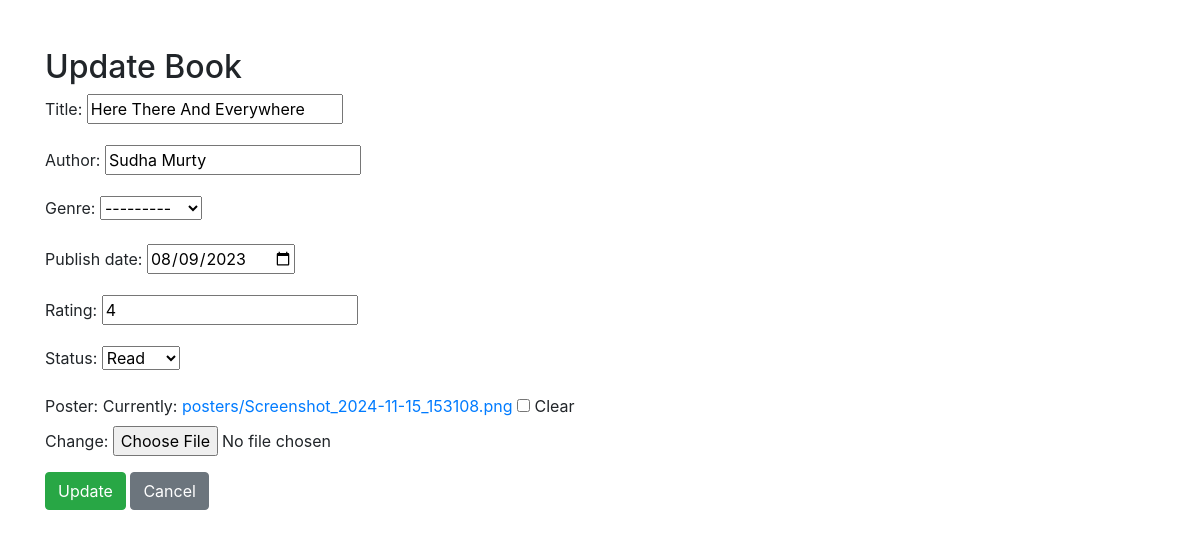
Before: /edit/8/ with the older database file.
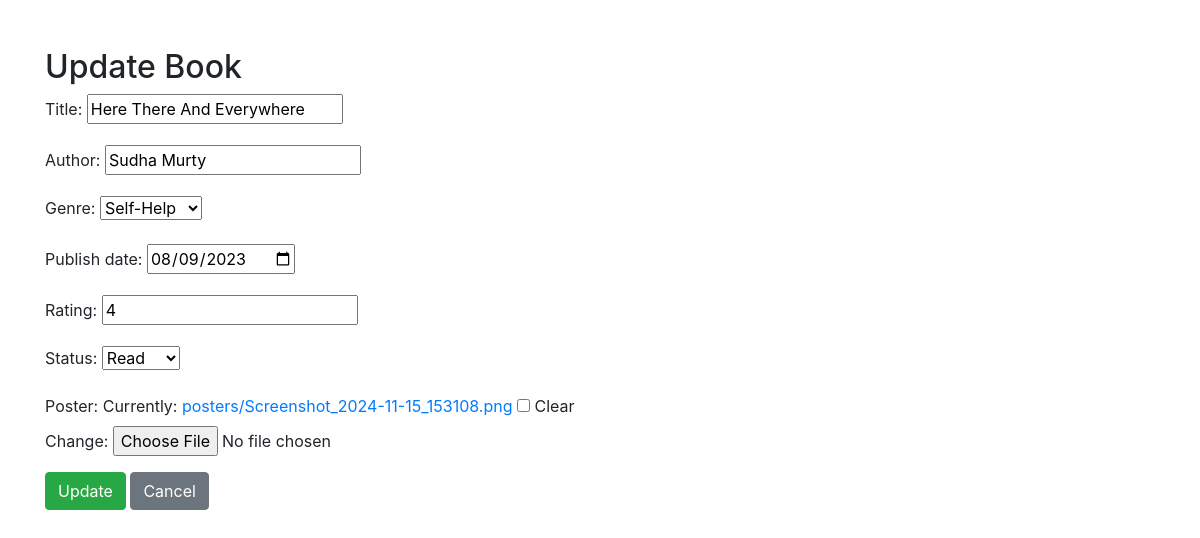
After: the same page with the newer database file.
### Books/models.py (models this page shows)
class Book(models.Model):
    STATUS_CHOICES = [
        ('R','Read'),
        ('U', 'Unread'),
    ]
    GENRE_CHOICES = [
        ('Fiction', 'Fiction'),
        ('Biography', 'Biography'),
        ('Mystery', 'Mystery'),
        ('Romance','Romance'),
        ('Comics', 'Comics'),
        ('Kids_Book', 'Kids_Book'),
        ('History', 'History'),
        ('Horror', 'Horror'),
        ('Finannce','Finance'),
        ('Science','Science'),
        ('Self-Help','Self-Help'),
    ]
    title = models.CharField(max_length=200)
    author = models.CharField(max_length=200)
    genre = models.CharField(max_length=50, choices=GENRE_CHOICES)
    rating = models.IntegerField(null= True,blank=True)
    publish_date = models.DateField(null=True)
    status = models.CharField(max_length=1, choices=STATUS_CHOICES, default='U')
    user = models.ForeignKey(User, on_delete=models.CASCADE)
    poster = models.ImageField(upload_to='posters/', blank=True, null=True)

### Books/views.py (the view)
# urls.py: path('edit/<int:pk>/',book_update, name='book_update'),
def book_update(request, pk):
    book = get_object_or_404(Book, pk=pk)  # Get the specific book by primary key
    if request.method == "POST":
        form = BookForm(request.POST, request.FILES, instance=book)
        if form.is_valid():
            form.save()
            return redirect('dashboard')  # Redirect to the dashboard after updating
    else:
        form = BookForm(instance=book)  # Pre-fill the form with the book data
    return render(request, 'book_update.html', {'form': form, 'book': book})

### Books/forms.py
class BookForm(forms.ModelForm):
    class Meta:
        model = Book
        fields = ['title', 'author', 'genre', 'publish_date','rating', 'status', 'poster']
        widgets = {
                'publish_date': forms.DateInput(attrs={'type': 'date'}),
        }

### templates/book_update.html (shortened to what this page needs)
<!DOCTYPE html>
<html lang="en">
<head>
    <link rel="stylesheet" href="https://stackpath.bootstrapcdn.com/bootstrap/4.5.2/css/bootstrap.min.css">
</head>
<body>
    <div class="container mt-5">
        <h2>Update Book</h2>
        <form method="post" enctype="multipart/form-data">
            {{ form.as_p }}
            <button type="submit" class="btn btn-success">Update</button>
            <a href="{% url 'dashboard' %}" class="btn btn-secondary">Cancel</a>
        </form>
    </div>
</body>
</html>

Changed rows visible on the page:
changed Book "Here There And Everywhere": genre "---------" → "Self-Help"
